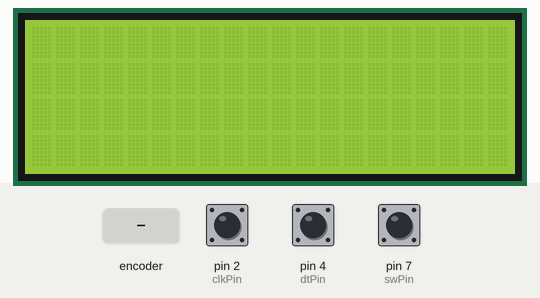
A sketch run on a simulated Arduino Uno, built with avr-gcc and run on an emulated ATmega328P. Parts: 20×4 character LCD. Inputs (shaded band) come from the test bench; at power-on: pin 7 (swPin) HIGH, pin 2 (clkPin) HIGH, pin 4 (dtPin) HIGH. What the sketch prints to the serial monitor is not drawn.

Above: at 1.2 s.
1.3 s: rotary encoder on pin 2 (clkPin) / pin 4 (dtPin) turned 3 steps (first pin leading)
At 3.0 s:
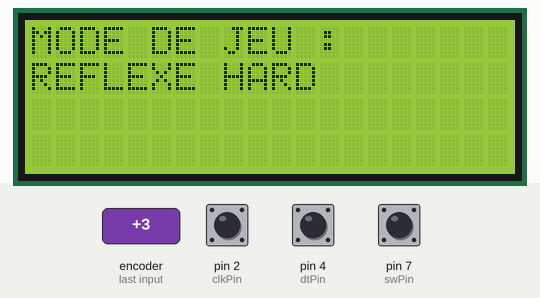
3.4 s: pin 7 (swPin) pulled LOW for 0.15 s
At 4.6 s:
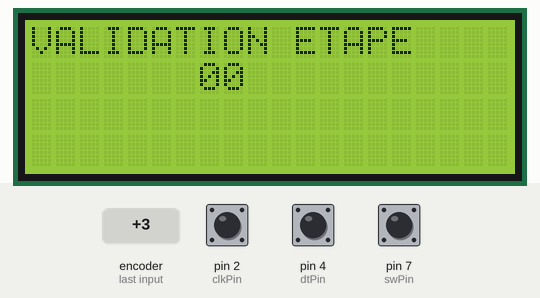
5.0 s: rotary encoder on pin 2 (clkPin) / pin 4 (dtPin) turned 1 step (first pin leading)
At 6.3 s:
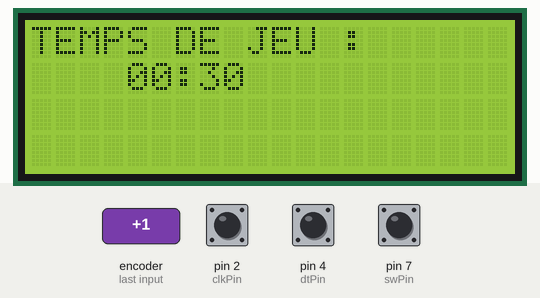
6.7 s: pin 7 (swPin) pulled LOW for 1 s
At 7.1 s:
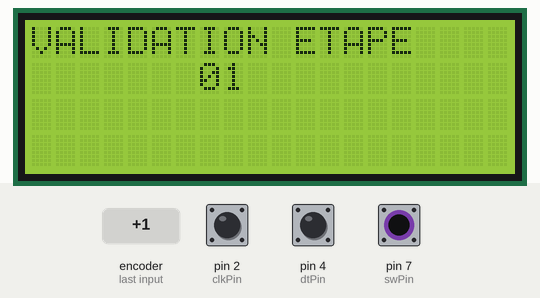
Timing chart, 0 to 9.7 s (numbered marks = the images above; inputs shaded):
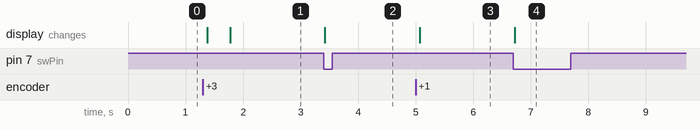

The sketch:

Test_encodeur_rotatif.ino
```cpp
#include <Wire.h>
#include <LiquidCrystal_I2C.h>

LiquidCrystal_I2C lcd(0x27, 20, 4);

//Parameters
const int clkPin  = 2;
const int dtPin   = 4;
const int swPin   = 7;

//Variables
int rotVal  = 0;
bool clkState  = LOW;
bool clkLast  = HIGH;
bool swState  = HIGH;
bool swLast   = HIGH;

int choix_mode = 0;
int temps = 0;
int etape = 0;
bool blocage_bouton = HIGH;


void setup() {
  lcd.init(); // initialisation de l'afficheur
  lcd.backlight();
  //Init Serial USB
  Serial.begin(9600);
  Serial.println(F("Initialize System"));
  //Init Rotary
  pinMode(clkPin,INPUT);
  pinMode(dtPin,INPUT);
  pinMode(swPin,INPUT_PULLUP);
}


void loop() {
  readRotary();
}


void readRotary( ) { /* function readRotary */
  ////Test routine for Rotary


  // Etape 1 : mode de jeu
  if (etape==0){
    // gestion position
    clkState = digitalRead(clkPin);
    if ((clkLast == LOW) && (clkState == HIGH)) { //rotary moving
        Serial.print("Mode de jeu : ");
        if (digitalRead(dtPin) == HIGH) {
            rotVal = rotVal - 1;
            if ( rotVal < 0 ) {
                rotVal = 3;
            }
        }
        else {
            rotVal++;
            if ( rotVal > 3 ) {
                rotVal = 0;
            }
        }

        if (rotVal==0) {
            Serial.println("Reflexe Facile");
            lcd.clear();
            lcd.setCursor(0,0);
            lcd.print("MODE DE JEU :");
            lcd.setCursor(0,1);
            lcd.print("REFLEXE EASY");
        }
        if (rotVal==1) {
            Serial.println("Reflexe Moyen");
            lcd.clear();
            lcd.setCursor(0,0);
            lcd.print("MODE DE JEU :");
            lcd.setCursor(0,1);
            lcd.print("REFLEXE NORMAL");
        }
        if (rotVal==2) {
            Serial.println("Reflexe Difficile");
            lcd.clear();
            lcd.setCursor(0,0);
            lcd.print("MODE DE JEU :");
            lcd.setCursor(0,1);
            lcd.print("REFLEXE HARD");
        }
        if (rotVal==3) {
            Serial.println("Simon");
            lcd.clear();
            lcd.setCursor(0,0);
            lcd.print("MODE DE JEU :");
            lcd.setCursor(0,1);
            lcd.print("SIMON");
        }
        choix_mode = rotVal;
        delay(200);
    }
  }


  // Etape 2 : reglage du temps
  if (etape==1 && choix_mode != 3){
    // gestion position
    clkState = digitalRead(clkPin);
    if ((clkLast == LOW) && (clkState == HIGH)) {//rotary moving
        Serial.print("Mode de jeu : ");
        lcd.setCursor(0,0);
        lcd.print("TEMPS DE JEU :  ");
        if (digitalRead(dtPin) == HIGH) {
            rotVal = rotVal - 1;
            if ( rotVal < 0 ) {
                rotVal = 2;
            }
        }
        else {
            rotVal++;
            if ( rotVal > 2 ) {
                rotVal = 0;
            }
        }

        if (rotVal==0) {
            Serial.println("00:30");
            lcd.setCursor(4,1);
            lcd.print("00:30");
        }
        if (rotVal==1) {
            Serial.println("00:45");
            lcd.setCursor(4,1);
            lcd.print("00:45");
        }
        if (rotVal==2) {
            Serial.println("01:00");
            lcd.setCursor(4,1);
            lcd.print("01:00");
        }
        temps = rotVal;
        delay(200);
    }
  }


  // Etape 3 : verification
  if (etape==2){
    Serial.println("Pret à jouer");
    Serial.print("Mode de jeu : ");
    if (choix_mode==0){Serial.print("Reflexe Facile");}
    if (choix_mode==1){Serial.print("Reflexe Moyen");}
    if (choix_mode==2){Serial.print("Reflexe Difficile");}
    if (choix_mode==3){Serial.print("Simon");}
    Serial.print(" / Temps de jeu : ");
    if (temps==0){Serial.println("00:30");}
    if (temps==1){Serial.println("00:45");}
    if (temps==2){Serial.println("01:00");}
    etape = 3;
    blocage_bouton = LOW;
    delay(200);
  }


  clkLast = clkState;
  //gestion bouton
  swState = digitalRead(swPin);
  if (swState == LOW && swLast == HIGH && blocage_bouton==HIGH) {
      lcd.clear();
      lcd.setCursor(0,0);
      lcd.print("VALIDATION ETAPE");
      lcd.setCursor(7,1);
      lcd.print("0");
      lcd.print(etape);
      Serial.print("Validation de l'etape :");
      Serial.println(etape);
      etape += 1;
      delay(100);//debounce
  }
  swLast = swState;
}
```

Measured:
- after the input at 1.3 s, the display: first changes after 0.08 s (image 1 shows a later state)
- after the input at 3.4 s, the display: changes at once (image 2)
- after the input at 5.0 s, the display: changes after 0.07 s (image 3)
- after the input at 6.7 s, the display: changes at once (image 4)
